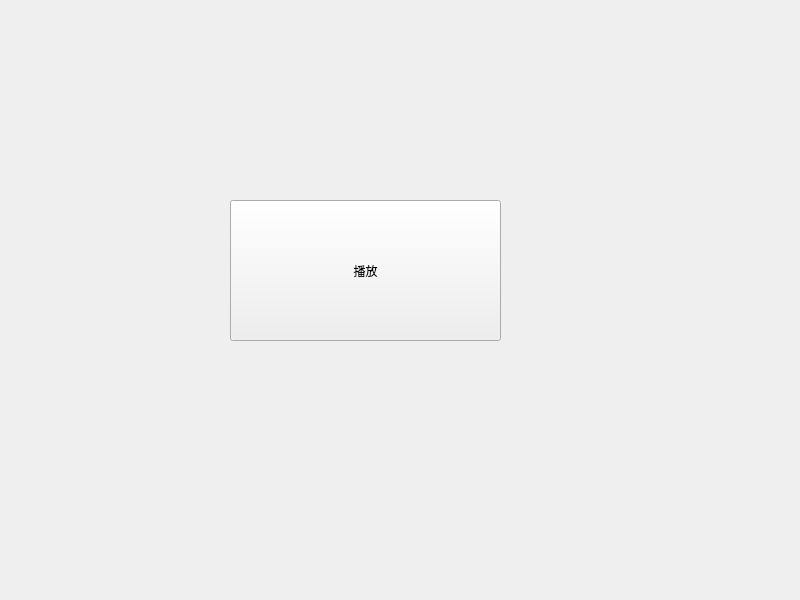
<?xml version="1.0" encoding="UTF-8"?>
<ui version="4.0">
 <class>Widget</class>
 <widget class="QWidget" name="Widget">
  <property name="geometry">
   <rect>
    <x>0</x>
    <y>0</y>
    <width>800</width>
    <height>600</height>
   </rect>
  </property>
  <property name="windowTitle">
   <string>Widget</string>
  </property>
  <widget class="QPushButton" name="pushButton">
   <property name="geometry">
    <rect>
     <x>230</x>
     <y>200</y>
     <width>271</width>
     <height>141</height>
    </rect>
   </property>
   <property name="text">
    <string>播放</string>
   </property>
  </widget>
 </widget>
 <resources/>
 <connections/>
</ui>
